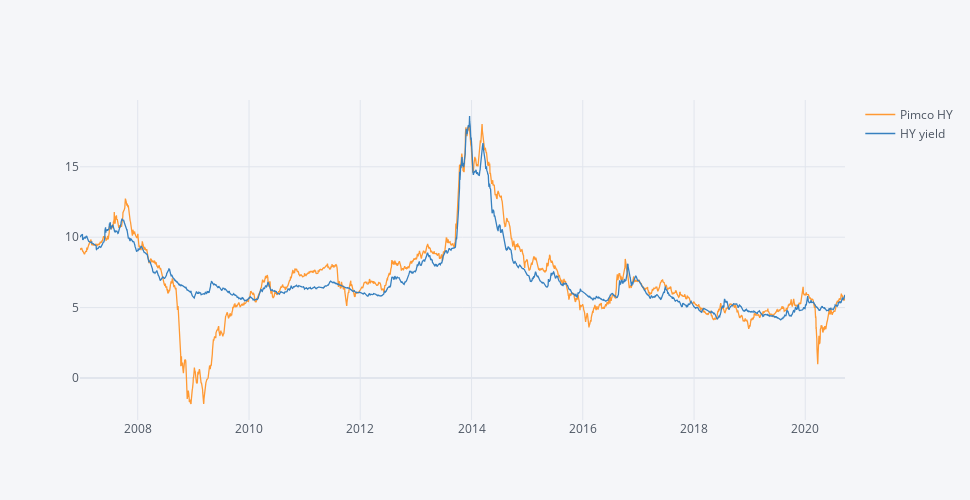

Notebook source saved alongside this figure:
### Code cell
data_2.iplot(dimensions=pa.dimensions)

### Figure 1 — Plotly figure (JSON) as saved in the notebook; plotly's stock layout.template omitted (floating-point values rounded to 4 significant figures; data arrays with more than 128 entries replaced by an {"elided": "..."} marker saying what was removed)
{"data": [{"line": {"color": "rgba(255, 153, 51, 1.0)", "dash": "solid", "shape": "linear", "width": 1.3}, "mode": "lines", "name": "Pimco HY", "text": "", "type": "scatter", "x": {"elided": "3425 str values"}, "y": {"elided": "3425 float values"}}, {"line": {"color": "rgba(55, 128, 191, 1.0)", "dash": "solid", "shape": "linear", "width": 1.3}, "mode": "lines", "name": "HY yield", "text": "", "type": "scatter", "x": {"elided": "3425 str values"}, "y": {"elided": "3425 float values"}}], "layout": {"height": 500, "legend": {"bgcolor": "#F5F6F9", "font": {"color": "#4D5663"}}, "paper_bgcolor": "#F5F6F9", "plot_bgcolor": "#F5F6F9", "title": {"font": {"color": "#4D5663"}}, "width": 970, "xaxis": {"autorange": true, "gridcolor": "#E1E5ED", "range": ["2006-12-18", "2020-09-18"], "showgrid": true, "tickfont": {"color": "#4D5663"}, "title": {"font": {"color": "#4D5663"}, "text": ""}, "type": "date", "zerolinecolor": "#E1E5ED"}, "yaxis": {"autorange": true, "gridcolor": "#E1E5ED", "range": [-2.984, 19.74], "showgrid": true, "tickfont": {"color": "#4D5663"}, "title": {"font": {"color": "#4D5663"}, "text": ""}, "type": "linear", "zerolinecolor": "#E1E5ED"}}}
